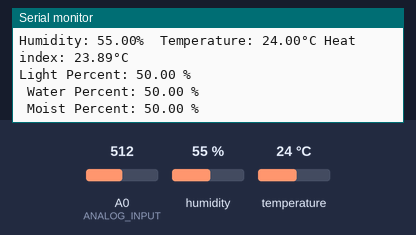
This sketch was run on a simulated ESP8266 (NodeMCU). On the bench: the last lines printed to the serial monitor. The test bench sets the inputs (shaded band); at power-on: A0 (ANALOG_INPUT) = 512, humidity 55 %, temperature 24 °C.

Above: at 2.7 s.
2.8 s: A0 (ANALOG_INPUT) set to 103
At 4.2 s:
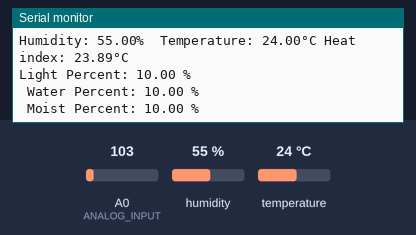
4.3 s: A0 (ANALOG_INPUT) set to 92
At 5.7 s:
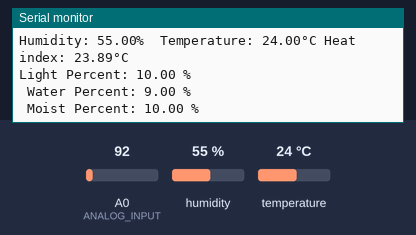
13.7 s: A0 (ANALOG_INPUT) set to 1005
At 15.1 s:
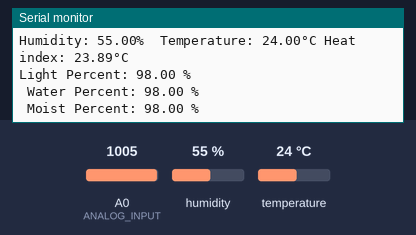
15.2 s: A0 (ANALOG_INPUT) set to 1019
At 16.5 s:
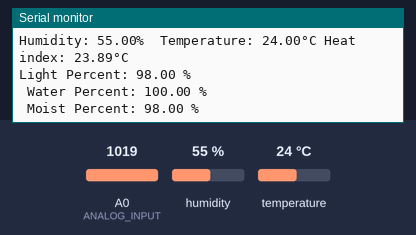
Timing chart, 0 to 17.7 s (numbered marks = the images above; inputs shaded):
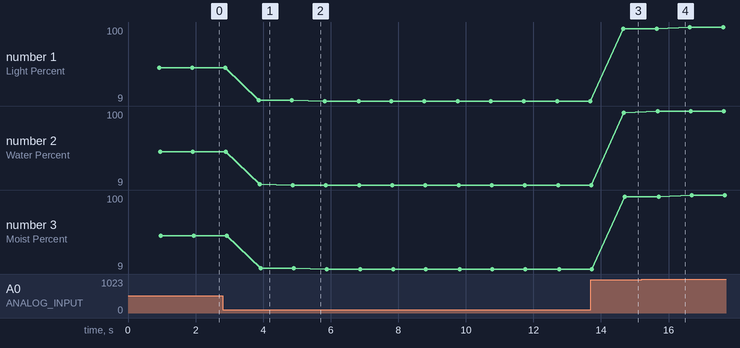

Measured:
- after the input at 2.8 s, the serial monitor: prints a new line after 1.1 s (image 1)
- after the input at 4.3 s, the serial monitor: prints a new line after 0.58 s (image 2)
- after the input at 13.7 s, the serial monitor: prints a new line after 0.96 s (image 3)
- after the input at 15.2 s, the serial monitor: prints a new line after 0.48 s (image 4)
- plotted number 1: 50 → 10 after the input at 2.8 s, 10 → 9 after the input at 4.3 s, 9 → 98 after the input at 13.7 s, 98 → 100 after the input at 15.2 s
- plotted number 2: 50 → 10 after the input at 2.8 s, 10 → 9 after the input at 4.3 s, 9 → 98 after the input at 13.7 s, 98 → 100 after the input at 15.2 s
- plotted number 3: 50 → 10 after the input at 2.8 s, 10 → 9 after the input at 4.3 s, 9 → 98 after the input at 13.7 s, 98 → 100 after the input at 15.2 s

The sketch:

POWAR-MUX_SENSORS_READ.ino
```cpp
#include "DHT.h"
#define DHTPIN 2
#define DHTTYPE DHT11

#define MUX_A D5
#define MUX_B D4
#define MUX_C D3

#define ANALOG_INPUT A0

float LDRval;
float LDR;
float MOISTval;
float Moist;
float MOISTdry = 0; // Calibrate with reading when DRY
float MOISTwet = 1024; // Calibrate with reading when TOTALLY WET
float Tank;
float TANKval;
float TANKdry = 0; // Calibrate with reading when DRY
float TANKwet = 1024; // Calibrate with reading when TOTALLY WET

DHT dht(DHTPIN, DHTTYPE);

void setup() {
  Serial.begin(9600);
  dht.begin();

  //Deifne output pins for Mux
  pinMode(MUX_A, OUTPUT);
  pinMode(MUX_B, OUTPUT);
  pinMode(MUX_C, OUTPUT);
}


void changeMux(int c, int b, int a) {
  digitalWrite(MUX_A, a);
  digitalWrite(MUX_B, b);
  digitalWrite(MUX_C, c);
}


void loop() {

  // LDR READ - MuxPin2
  changeMux(LOW, HIGH, LOW);
  LDR = analogRead(ANALOG_INPUT); //Value of the sensor connected Option 2 pin of Mux
  LDRval = map(LDR,0,1024,0,100);
  delay(300);

  // MOIST READ - MuxPin1
  changeMux(LOW, LOW, HIGH);
  Moist = analogRead(ANALOG_INPUT); //Value of the sensor connected Option 1 pin of Mux
  MOISTval = map(Moist,MOISTdry,MOISTwet,0,100);
  delay(300);

  // TANK READ - MuxPin0
  changeMux(LOW, LOW, LOW);
  Tank = analogRead(ANALOG_INPUT); //Value of the sensor connected Option 0 pin of Mux
  TANKval = map(Tank,TANKdry,TANKwet,0,100);
  delay(300);

  float h = dht.readHumidity();
  float t = dht.readTemperature();

  if (isnan(h) || isnan(t)) {
    Serial.println(F("Failed to read from DHT sensor!"));
    return;
  }

  float hic = dht.computeHeatIndex(t, h, false);

  Serial.print(F("Humidity: "));
  Serial.print(h);
  Serial.print(F("%  Temperature: "));
  Serial.print(t);
  Serial.print(F("°C "));
  Serial.print(F("Heat index: "));
  Serial.print(hic);
  Serial.println(F("°C "));

  Serial.print(F("Light Percent: "));
  Serial.print(LDRval);
  Serial.println(" %");

  Serial.print(" Water Percent: ");
  Serial.print(TANKval);
  Serial.println(" %");

  Serial.print(" Moist Percent: ");
  Serial.print(MOISTval);
  Serial.println(" %");

}
```
